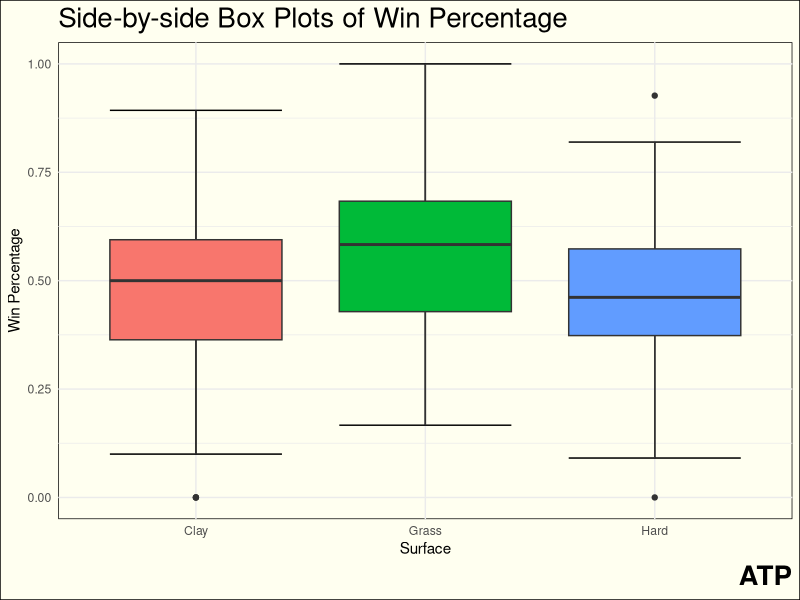
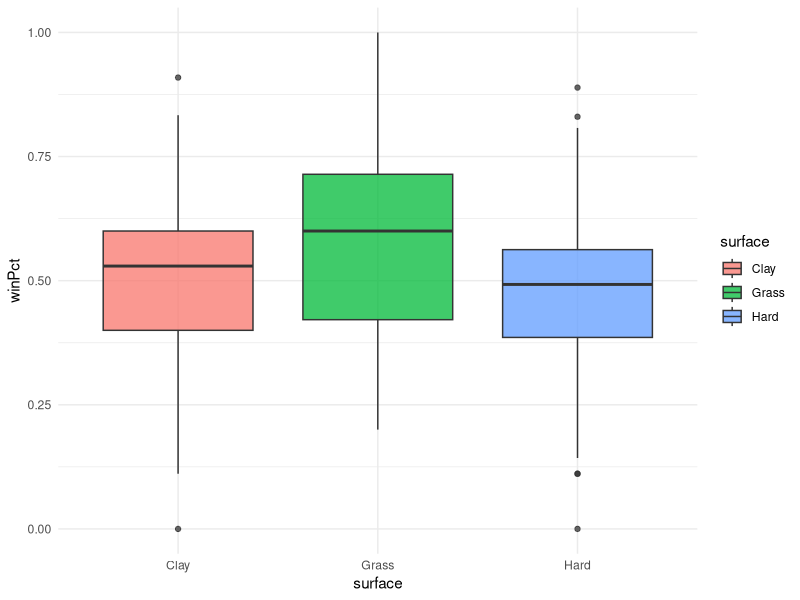
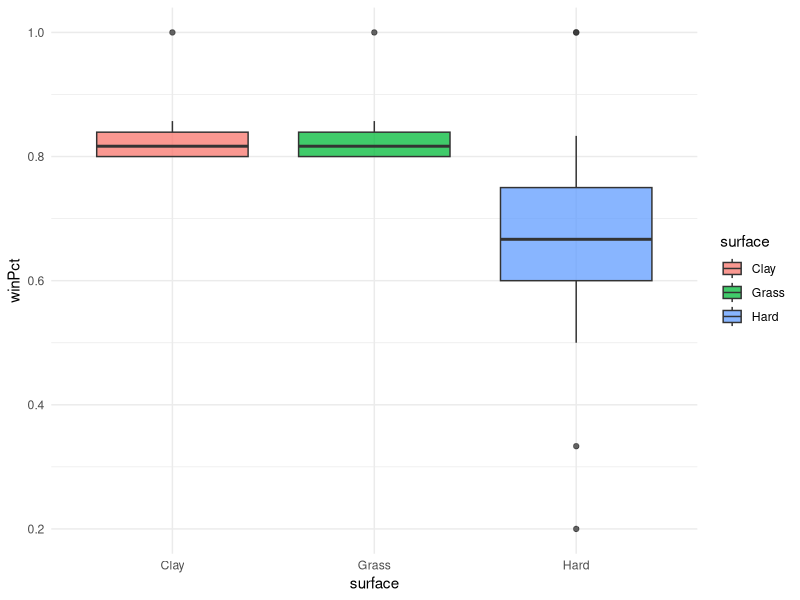
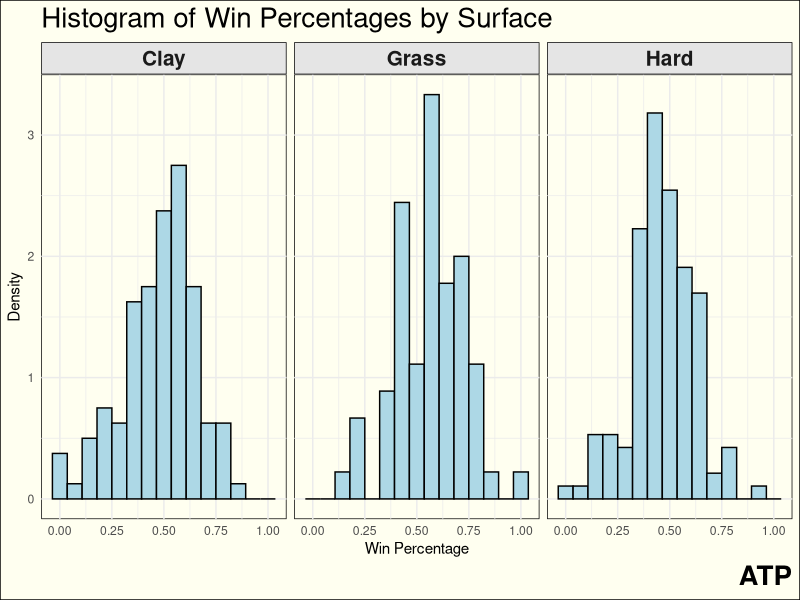

Reproduce these figures in R, in order.
## ---- chunk 1
library(tidyverse)
## ---- chunk 2
atp <- read_csv(here::here("esselt21/tennis_module/exploration/atp_2023.csv"))
## ---- chunk 3
matches <-
  atp |>
  group_by(player) |>
  summarise(matches = n()) |>
  filter(matches >= 10) |>
  pull(player)
## ---- chunk 4
atp <-
  atp |>
  filter(player %in% matches)
## ---- chunk 5
GS <-
  atp |>
  filter(best_of != 3) |>
  select(-best_of)

nGS <-
  atp |>
  filter(best_of == 3) |>
  select(-best_of)
## ---- chunk 6
winPercentage <-
  atp |>
  group_by(player, surface) |>
  summarise(winPct = mean(result == "Winner"),
            matches = n()) |>
  filter(matches >= 5) |>
  mutate(surface = as_factor(surface),
         surface = fct_relevel(surface, c("Clay", "Grass", "Hard")))

GSwinPercentage <-
  GS |>
  group_by(player, surface) |>
  summarise(winPct = mean(result == "Winner"),
            matches = n()) |>
  filter(matches >= 5) |>
  mutate(surface = as_factor(surface),
         surface = fct_relevel(surface, c("Clay", "Grass", "Hard")))

nGSwinPercentage <-
  nGS |>
  group_by(player, surface) |>
  summarise(winPct = mean(result == "Winner"),
            matches = n()) |>
  filter(matches >= 5) |>
  mutate(surface = as_factor(surface),
         surface = fct_relevel(surface, c("Clay", "Grass", "Hard")))
## ---- chunk 7
winPercentage |>
  ggplot(aes(x = surface,
             y = winPct,
             fill = surface)) +
  stat_boxplot(geom = 'errorbar') +
  geom_boxplot() +
  theme_minimal() +
  theme(panel.background = element_rect(fill = 'ivory'),
        plot.background = element_rect(fill = 'ivory'),
        plot.title = element_text(size = 20),
        plot.caption = element_text(size = 20,
                                    face = 'bold'),
        legend.position = 'none') +
  labs(x = 'Surface',
       y = 'Win Percentage',
       title = 'Side-by-side Box Plots of Win Percentage',
       caption = 'ATP')

nGSwinPercentage |>
  ggplot(aes(x = surface,
             y = winPct,
             fill = surface)) +
  geom_boxplot(alpha = 0.75) +
  theme_minimal()

GSwinPercentage |>
  ggplot(aes(x = surface,
             y = winPct,
             fill = surface)) +
  geom_boxplot(alpha = 0.75) +
  theme_minimal()
## ---- chunk 8
winPercentage |>
  ggplot(aes(x = winPct,
             y = after_stat(density))) +
  geom_histogram(fill = 'lightblue',
                 color = 'black',
                 bins = 15) +
  facet_grid(~surface) +
  theme_minimal() +
  theme(plot.background = element_rect(fill = 'ivory'),
        panel.background = element_rect(fill = 'ivory'),
        strip.background = element_rect(colour = 'black',
                                        fill = 'gray90'),
        strip.text = element_text(size = 15,
                                  face = 'bold'),
        plot.caption = element_text(size = 20,
                                    face = 'bold'),
        plot.title = element_text(size = 20)) +
  labs(x = 'Win Percentage',
       y = 'Density',
       title = 'Histogram of Win Percentages by Surface',
       caption = "ATP")
